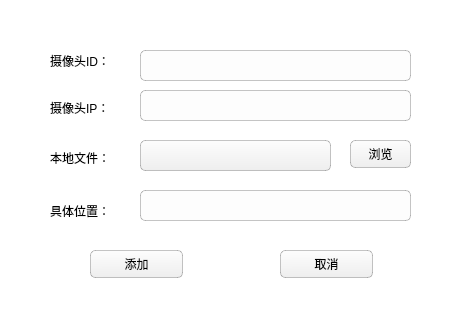
<?xml version="1.0" encoding="UTF-8"?>
<ui version="4.0">
 <class>addinfo</class>
 <widget class="QWidget" name="addinfo">
  <property name="geometry">
   <rect>
    <x>0</x>
    <y>0</y>
    <width>457</width>
    <height>314</height>
   </rect>
  </property>
  <property name="windowTitle">
   <string>Form</string>
  </property>
  <property name="styleSheet">
   <string notr="true">#addinfo{
background-color: rgb(255, 255, 255);
}</string>
  </property>
  <widget class="QLabel" name="label">
   <property name="geometry">
    <rect>
     <x>50</x>
     <y>50</y>
     <width>72</width>
     <height>21</height>
    </rect>
   </property>
   <property name="styleSheet">
    <string notr="true">font: 9pt &quot;Century Gothic&quot;;</string>
   </property>
   <property name="text">
    <string>摄像头ID：</string>
   </property>
  </widget>
  <widget class="QLabel" name="label_2">
   <property name="geometry">
    <rect>
     <x>50</x>
     <y>150</y>
     <width>72</width>
     <height>15</height>
    </rect>
   </property>
   <property name="styleSheet">
    <string notr="true">font: 9pt &quot;Consolas&quot;;</string>
   </property>
   <property name="text">
    <string>本地文件：</string>
   </property>
  </widget>
  <widget class="QPushButton" name="pushButton">
   <property name="geometry">
    <rect>
     <x>90</x>
     <y>250</y>
     <width>93</width>
     <height>28</height>
    </rect>
   </property>
   <property name="styleSheet">
    <string notr="true">QPushButton{
	/*灰色背景*/
	background:rgba(220,221,221,1);
	/*渐变白灰背景*/
	background-color: qlineargradient(spread:pad, x1:0, y1:0, x2:0.03, y2:1, stop:0 rgba(253, 253, 253, 255), stop:1 rgba(238, 238, 238, 255));
	border:1px solid rgba(0, 0, 0, 0.23);
	border-radius:5px;
}
/*悬停*/  
QPushButton:hover
{
    background-color:rgb(234,244,252);
	border:1px solid rgb(44,169,225);
}
/*按下*/  
QPushButton:pressed
{
	border:1px solid rgb(44,169,225);
    background-color:rgb(235,246,247);
    /*左内边距为2像素，让按下时字向右移动2像素*/  
    padding-left:2px;
    /*上内边距为2像素，让按下时字向下移动2像素*/  
    padding-top:2px;
}
</string>
   </property>
   <property name="text">
    <string>添加</string>
   </property>
  </widget>
  <widget class="QLabel" name="label_4">
   <property name="geometry">
    <rect>
     <x>50</x>
     <y>200</y>
     <width>72</width>
     <height>21</height>
    </rect>
   </property>
   <property name="text">
    <string>具体位置：</string>
   </property>
  </widget>
  <widget class="QPushButton" name="pushButton_3">
   <property name="geometry">
    <rect>
     <x>350</x>
     <y>140</y>
     <width>61</width>
     <height>28</height>
    </rect>
   </property>
   <property name="styleSheet">
    <string notr="true">QPushButton{
	/*灰色背景*/
	background:rgba(220,221,221,1);
	/*渐变白灰背景*/
	background-color: qlineargradient(spread:pad, x1:0, y1:0, x2:0.03, y2:1, stop:0 rgba(253, 253, 253, 255), stop:1 rgba(238, 238, 238, 255));
	border:1px solid rgba(0, 0, 0, 0.23);
	border-radius:5px;
}
/*悬停*/  
QPushButton:hover
{
    background-color:rgb(234,244,252);
	border:1px solid rgb(44,169,225);
}
/*按下*/  
QPushButton:pressed
{
	border:1px solid rgb(44,169,225);
    background-color:rgb(235,246,247);
    /*左内边距为2像素，让按下时字向右移动2像素*/  
    padding-left:2px;
    /*上内边距为2像素，让按下时字向下移动2像素*/  
    padding-top:2px;
}
</string>
   </property>
   <property name="text">
    <string>浏览</string>
   </property>
  </widget>
  <widget class="QPushButton" name="pushButton_2">
   <property name="geometry">
    <rect>
     <x>280</x>
     <y>250</y>
     <width>93</width>
     <height>28</height>
    </rect>
   </property>
   <property name="styleSheet">
    <string notr="true">QPushButton{
	/*灰色背景*/
	background:rgba(220,221,221,1);
	/*渐变白灰背景*/
	background-color: qlineargradient(spread:pad, x1:0, y1:0, x2:0.03, y2:1, stop:0 rgba(253, 253, 253, 255), stop:1 rgba(238, 238, 238, 255));
	border:1px solid rgba(0, 0, 0, 0.23);
	border-radius:5px;
}
/*悬停*/  
QPushButton:hover
{
    background-color:rgb(234,244,252);
	border:1px solid rgb(44,169,225);
}
/*按下*/  
QPushButton:pressed
{
	border:1px solid rgb(44,169,225);
    background-color:rgb(235,246,247);
    /*左内边距为2像素，让按下时字向右移动2像素*/  
    padding-left:2px;
    /*上内边距为2像素，让按下时字向下移动2像素*/  
    padding-top:2px;
}
</string>
   </property>
   <property name="text">
    <string>取消</string>
   </property>
  </widget>
  <widget class="QLineEdit" name="lineEdit">
   <property name="geometry">
    <rect>
     <x>140</x>
     <y>50</y>
     <width>271</width>
     <height>31</height>
    </rect>
   </property>
   <property name="styleSheet">
    <string notr="true">
QLineEdit{
	background:rgba(253,253,253,1);
	border:1px solid rgba(0, 0, 0, 0.23);
	/*圆角5个像素*/
	border-radius:5px;
}
/*焦点样式*/
QLineEdit:focus
{
	border:1px solid rgb(44,169,225);
}
</string>
   </property>
  </widget>
  <widget class="QLineEdit" name="lineEdit_3">
   <property name="geometry">
    <rect>
     <x>140</x>
     <y>190</y>
     <width>271</width>
     <height>31</height>
    </rect>
   </property>
   <property name="styleSheet">
    <string notr="true">
QLineEdit{
	background:rgba(253,253,253,1);
	border:1px solid rgba(0, 0, 0, 0.23);
	/*圆角5个像素*/
	border-radius:5px;
}
/*焦点样式*/
QLineEdit:focus
{
	border:1px solid rgb(44,169,225);
}
</string>
   </property>
  </widget>
  <widget class="QTextBrowser" name="textBrowser">
   <property name="geometry">
    <rect>
     <x>140</x>
     <y>140</y>
     <width>191</width>
     <height>31</height>
    </rect>
   </property>
   <property name="styleSheet">
    <string notr="true">QTextBrowser{
	/*灰色背景*/
	background:rgba(220,221,221,1);
	/*渐变白灰背景*/
	background-color: qlineargradient(spread:pad, x1:0, y1:0, x2:0.03, y2:1, stop:0 rgba(253, 253, 253, 255), stop:1 rgba(238, 238, 238, 255));
	border:1px solid rgba(0, 0, 0, 0.23);
	border-radius:5px;
}
/*悬停*/  
QTextBrowser:hover
{
    background-color:rgb(234,244,252);
	border:1px solid rgb(44,169,225);
}
/*按下*/  
QTextBrowser:pressed
{
	border:1px solid rgb(44,169,225);
    background-color:rgb(235,246,247);
    /*左内边距为2像素，让按下时字向右移动2像素*/  
    padding-left:2px;
    /*上内边距为2像素，让按下时字向下移动2像素*/  
    padding-top:2px;
}
</string>
   </property>
  </widget>
  <widget class="QLabel" name="label_3">
   <property name="geometry">
    <rect>
     <x>50</x>
     <y>100</y>
     <width>72</width>
     <height>15</height>
    </rect>
   </property>
   <property name="styleSheet">
    <string notr="true">font: 9pt &quot;Consolas&quot;;</string>
   </property>
   <property name="text">
    <string>摄像头IP：</string>
   </property>
  </widget>
  <widget class="QLineEdit" name="lineEdit_2">
   <property name="geometry">
    <rect>
     <x>140</x>
     <y>90</y>
     <width>271</width>
     <height>31</height>
    </rect>
   </property>
   <property name="styleSheet">
    <string notr="true">
QLineEdit{
	background:rgba(253,253,253,1);
	border:1px solid rgba(0, 0, 0, 0.23);
	/*圆角5个像素*/
	border-radius:5px;
}
/*焦点样式*/
QLineEdit:focus
{
	border:1px solid rgb(44,169,225);
}
</string>
   </property>
  </widget>
 </widget>
 <resources/>
 <connections/>
</ui>
